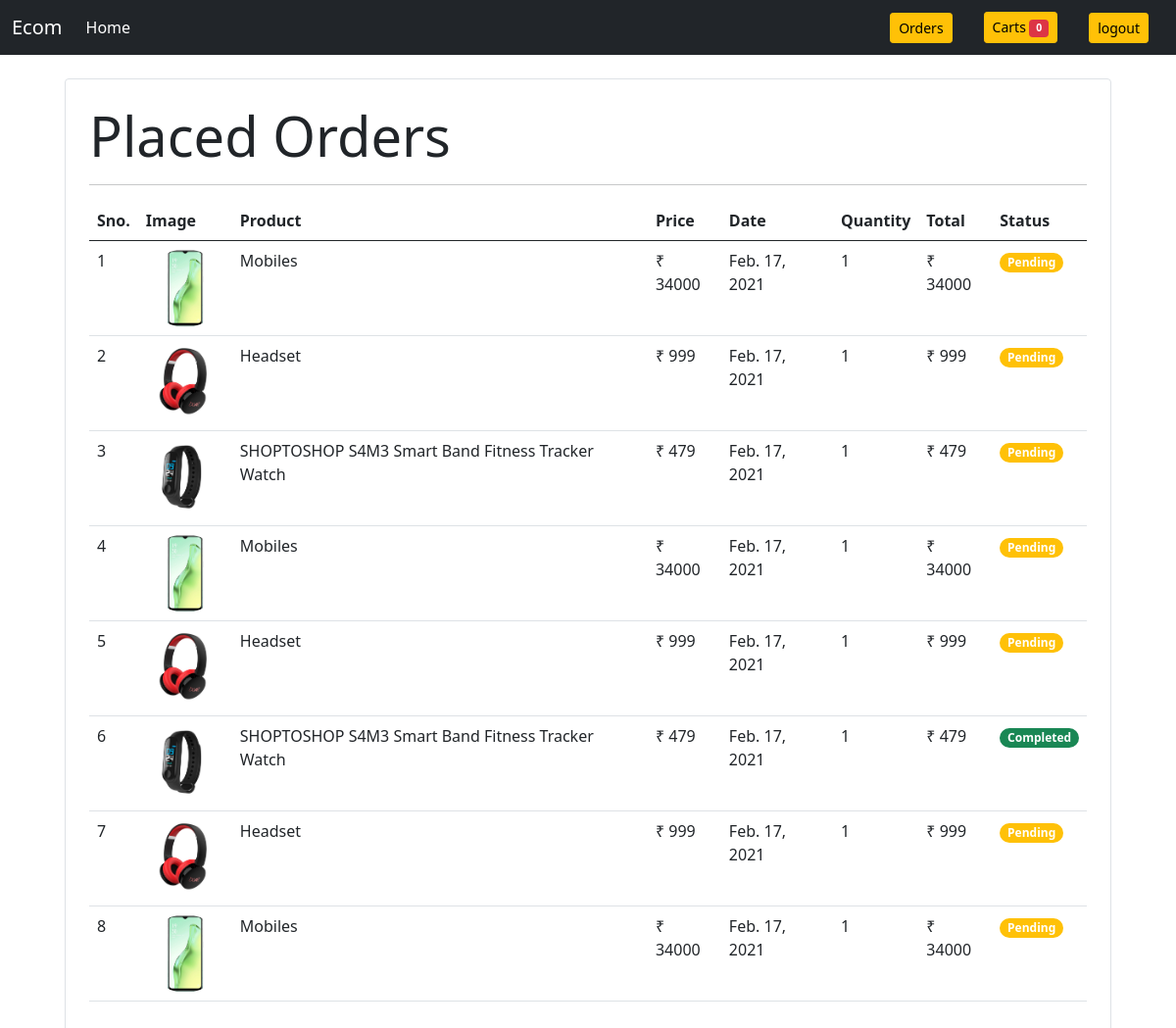
Screenshot of /orders/ (signed in) with the database file from the repository.
### store/models.py (models this page shows, shortened)
class Order(models.Model):
    product = models.ForeignKey(Product,
                                on_delete=models.CASCADE)
    customer = models.ForeignKey(Customer,
                                 on_delete=models.CASCADE)
    quantity = models.IntegerField(default=1)
    price = models.IntegerField()
    address = models.CharField(max_length=50, default='', blank=True)
    phone = models.CharField(max_length=50, default='', blank=True)
    date = models.DateField(default=datetime.datetime.today)
    status = models.BooleanField(default=False)

class Product(models.Model):
    name = models.CharField(max_length=50)
    price = models.IntegerField()
    category = models.ForeignKey(Category, on_delete=models.CASCADE)
    image = models.ImageField(upload_to='static/images')

### store/middlewares/auth.py (the view)
    def middleware(request):
        if not request.session.get('customer'):
            return redirect('login')
        response = get_response(request)
        return response

### store/templatetags/custom_filter.py (called while the page is built)
@register.filter(name='currency')
def currency(number):
    return "₹ " + str(number)

@register.filter(name='multiply')
def multiply(number, number1):
    return number * number1

### store/views.py (called while the page is built)
@auth_middleware
def orders(request):
    if request.method == "GET":
        customer = request.session.get('customer')
        orders = Order.objects.filter(customer=customer)
        return render(request,'store/orders.html',{'orders': orders})

### store/templates/store/orders.html (shortened to what this page needs)
{% extends 'store/base.html' %}
{% load static %}
{% block body %}
{% load cart %}
{% load custom_filter %}
{% if orders %}
<div class="container cart-table">
   <div class="border rounded p-4 m-4">
        <p class="display-4 pl-4 ml-4">Placed Orders</p>
        <hr>
        <table class="table">
            <thead>
                <tr>
                    <th>Sno.</th>
                    <th>Image</th>
                    <th>Product</th>
                    <th>Price</th>
                    <th>Date</th>
                    <th>Quantity</th>
                    <th>Total</th>
                    <th>Status</th>
                </tr>
            </thead>
            <tbody>
                {% for order in orders %}
                <tr>
                    <td>{{forloop.counter}}</td>
                    <td><img style="height: 80px;" class="rounded-circle" src="{{order.product.image.url}}" alt=""></td>
                    <td>{{order.product.name}}</td>
                    <td>{{order.price|currency}}</td>
                    <td>{{order.date}}</td>
                    <td>{{order.quantity}}</td>
                    <td>{{order.quantity|multiply:order.price|currency}}</td>
                    {% if order.status %}
                        <td ><span class="badge rounded-pill bg-success">Completed</span></td>
                    {% else %}
                        <td ><span class="badge rounded-pill bg-warning">Pending</span></td>
                    {% endif %}
                </tr>
                {% endfor %}
            </tbody>
        </table>
   </div>
</div>
{% endif %}
{% endblock body %}

### store/templates/store/base.html (shortened to what this page needs)
{% load static %}
<!DOCTYPE html>
<html lang="en">
<head>
    <link href="https://cdn.jsdelivr.net/npm/bootstrap@5.0.0-beta2/dist/css/bootstrap.min.css" rel="stylesheet">
    <link rel="stylesheet" type="text/css" href="{% static 'css/main.css' %}">
</head>
<body>
{% block content %}
<nav class="navbar navbar-expand-lg navbar-dark bg-dark">
  <div class="container-fluid">
    <a class="navbar-brand" href="{% url 'home' %}">Ecom</a>
    <div class="collapse navbar-collapse" id="navbarSupportedContent">
      <ul class="navbar-nav me-auto mb-2 mb-lg-0">
        <li class="nav-item">
          <a class="nav-link active" aria-current="page" href="{% url 'home' %}">Home</a>
        </li>
      </ul>
        {% if request.session.customer %}
         <form class="d-flex mx-2">
              <a class="btn btn-warning btn-sm mx-2" aria-current="page" href="{% url 'orders' %}">Orders</a>
          </form>
         <form class="d-flex mx-2">
              <a class="btn btn-warning btn-sm mx-2" aria-current="page" href="{% url 'cart' %}">Carts
                  <span class="badge bg-danger">{{request.session.cart.keys|length}}</span></a>
          </form>
         <form class="d-flex mx-2">
              <a class="btn btn-warning btn-sm mx-2" aria-current="page" href="{% url 'logout' %}">logout</a>
          </form>
        {% else %}
        <form class="d-flex mx-2">
              <a class="btn btn-warning btn-sm mx-2" aria-current="page" href="{% url 'login' %}">login</a>
              <a class="btn btn-warning btn-sm mx-2" aria-current="page" href="{% url 'signup' %}">signup</a>
          </form>
        {% endif %}
    </div>
  </div>
</nav>
{% endblock %}
{% block body %}
{% load cart %}
{% endblock body %}
</body>
</html>

### rows the page displays
Order: product.image (picture), product.name "Mobiles", price "₹ 34000", date "Feb. 17, 2021", quantity "1", quantity|multiply "₹ 34000", status "Pending"
Order: product.image (picture), product.name "Headset", price "₹ 999", date "Feb. 17, 2021", quantity "1", quantity|multiply "₹ 999", status "Pending"
Order: product.image (picture), product.name "SHOPTOSHOP S4M3 Smart Band Fitness Tracker Watch", price "₹ 479", date "Feb. 17, 2021", quantity "1", quantity|multiply "₹ 479", status "Pending"
Order: product.image (picture), product.name "Mobiles", price "₹ 34000", date "Feb. 17, 2021", quantity "1", quantity|multiply "₹ 34000", status "Pending"
Order: product.image (picture), product.name "Headset", price "₹ 999", date "Feb. 17, 2021", quantity "1", quantity|multiply "₹ 999", status "Pending"
Order: product.image (picture), product.name "SHOPTOSHOP S4M3 Smart Band Fitness Tracker Watch", price "₹ 479", date "Feb. 17, 2021", quantity "1", quantity|multiply "₹ 479", status "Completed"
Order: product.image (picture), product.name "Headset", price "₹ 999", date "Feb. 17, 2021", quantity "1", quantity|multiply "₹ 999", status "Pending"
Order: product.image (picture), product.name "Mobiles", price "₹ 34000", date "Feb. 17, 2021", quantity "1", quantity|multiply "₹ 34000", status "Pending"

### other values shown
{{ request.session.cart.keys|length }} "0"
